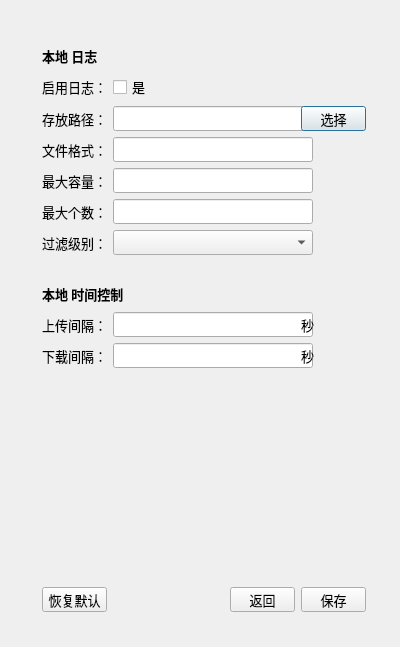
<?xml version="1.0" encoding="UTF-8"?>
<ui version="4.0">
 <class>DTSPageRunConfig</class>
 <widget class="QDialog" name="DTSPageRunConfig">
  <property name="windowModality">
   <enum>Qt::ApplicationModal</enum>
  </property>
  <property name="geometry">
   <rect>
    <x>0</x>
    <y>0</y>
    <width>400</width>
    <height>647</height>
   </rect>
  </property>
  <property name="minimumSize">
   <size>
    <width>400</width>
    <height>647</height>
   </size>
  </property>
  <property name="maximumSize">
   <size>
    <width>400</width>
    <height>647</height>
   </size>
  </property>
  <property name="font">
   <font>
    <family>微软雅黑</family>
    <pointsize>10</pointsize>
   </font>
  </property>
  <property name="windowTitle">
   <string>DTSRunConfig</string>
  </property>
  <widget class="QWidget" name="">
   <property name="geometry">
    <rect>
     <x>31</x>
     <y>32</y>
     <width>346</width>
     <height>591</height>
    </rect>
   </property>
   <layout class="QGridLayout" name="gridLayout3">
    <item row="0" column="0">
     <layout class="QGridLayout" name="gridLayout1">
      <item row="4" column="1">
       <widget class="QLineEdit" name="m_leLGMSIZ">
        <property name="minimumSize">
         <size>
          <width>200</width>
          <height>25</height>
         </size>
        </property>
        <property name="maximumSize">
         <size>
          <width>200</width>
          <height>25</height>
         </size>
        </property>
       </widget>
      </item>
      <item row="9" column="1">
       <widget class="QLineEdit" name="m_leTMUPLD">
        <property name="minimumSize">
         <size>
          <width>200</width>
          <height>25</height>
         </size>
        </property>
        <property name="maximumSize">
         <size>
          <width>200</width>
          <height>25</height>
         </size>
        </property>
       </widget>
      </item>
      <item row="1" column="0">
       <widget class="QLabel" name="m_lblLGENAB">
        <property name="minimumSize">
         <size>
          <width>65</width>
          <height>25</height>
         </size>
        </property>
        <property name="maximumSize">
         <size>
          <width>65</width>
          <height>25</height>
         </size>
        </property>
        <property name="text">
         <string>启用日志：</string>
        </property>
       </widget>
      </item>
      <item row="9" column="2">
       <widget class="QLabel" name="m_lblTMUPLDUNIT">
        <property name="minimumSize">
         <size>
          <width>20</width>
          <height>25</height>
         </size>
        </property>
        <property name="maximumSize">
         <size>
          <width>20</width>
          <height>25</height>
         </size>
        </property>
        <property name="text">
         <string>秒</string>
        </property>
       </widget>
      </item>
      <item row="2" column="1">
       <widget class="QLineEdit" name="m_leLGPATH">
        <property name="minimumSize">
         <size>
          <width>200</width>
          <height>25</height>
         </size>
        </property>
        <property name="maximumSize">
         <size>
          <width>200</width>
          <height>25</height>
         </size>
        </property>
       </widget>
      </item>
      <item row="2" column="0">
       <widget class="QLabel" name="m_lblLGPATH">
        <property name="minimumSize">
         <size>
          <width>65</width>
          <height>25</height>
         </size>
        </property>
        <property name="maximumSize">
         <size>
          <width>65</width>
          <height>25</height>
         </size>
        </property>
        <property name="text">
         <string>存放路径：</string>
        </property>
       </widget>
      </item>
      <item row="3" column="1">
       <widget class="QLineEdit" name="m_leLGNAME">
        <property name="minimumSize">
         <size>
          <width>200</width>
          <height>25</height>
         </size>
        </property>
        <property name="maximumSize">
         <size>
          <width>200</width>
          <height>25</height>
         </size>
        </property>
       </widget>
      </item>
      <item row="0" column="0">
       <widget class="QLabel" name="m_lblLG">
        <property name="minimumSize">
         <size>
          <width>0</width>
          <height>25</height>
         </size>
        </property>
        <property name="maximumSize">
         <size>
          <width>16777215</width>
          <height>25</height>
         </size>
        </property>
        <property name="font">
         <font>
          <weight>75</weight>
          <bold>true</bold>
         </font>
        </property>
        <property name="text">
         <string>本地 日志</string>
        </property>
       </widget>
      </item>
      <item row="1" column="1">
       <widget class="QCheckBox" name="m_cbLGENAB">
        <property name="text">
         <string>是</string>
        </property>
       </widget>
      </item>
      <item row="3" column="0">
       <widget class="QLabel" name="m_lblLGNAME">
        <property name="minimumSize">
         <size>
          <width>65</width>
          <height>25</height>
         </size>
        </property>
        <property name="maximumSize">
         <size>
          <width>65</width>
          <height>25</height>
         </size>
        </property>
        <property name="text">
         <string>文件格式：</string>
        </property>
       </widget>
      </item>
      <item row="4" column="0">
       <widget class="QLabel" name="m_lblLGMSIZ">
        <property name="minimumSize">
         <size>
          <width>65</width>
          <height>25</height>
         </size>
        </property>
        <property name="maximumSize">
         <size>
          <width>65</width>
          <height>25</height>
         </size>
        </property>
        <property name="text">
         <string>最大容量：</string>
        </property>
       </widget>
      </item>
      <item row="5" column="0">
       <widget class="QLabel" name="m_lblLGMCNT">
        <property name="minimumSize">
         <size>
          <width>65</width>
          <height>25</height>
         </size>
        </property>
        <property name="maximumSize">
         <size>
          <width>65</width>
          <height>25</height>
         </size>
        </property>
        <property name="text">
         <string>最大个数：</string>
        </property>
       </widget>
      </item>
      <item row="5" column="1">
       <widget class="QLineEdit" name="m_leLGMCNT">
        <property name="minimumSize">
         <size>
          <width>200</width>
          <height>25</height>
         </size>
        </property>
        <property name="maximumSize">
         <size>
          <width>200</width>
          <height>25</height>
         </size>
        </property>
       </widget>
      </item>
      <item row="6" column="1">
       <widget class="QComboBox" name="m_cbLGDLVL">
        <property name="minimumSize">
         <size>
          <width>200</width>
          <height>25</height>
         </size>
        </property>
        <property name="maximumSize">
         <size>
          <width>200</width>
          <height>25</height>
         </size>
        </property>
       </widget>
      </item>
      <item row="7" column="0">
       <spacer name="verticalSpacer1">
        <property name="orientation">
         <enum>Qt::Vertical</enum>
        </property>
        <property name="sizeHint" stdset="0">
         <size>
          <width>20</width>
          <height>20</height>
         </size>
        </property>
       </spacer>
      </item>
      <item row="2" column="2">
       <widget class="QPushButton" name="m_pbSelect">
        <property name="minimumSize">
         <size>
          <width>65</width>
          <height>25</height>
         </size>
        </property>
        <property name="maximumSize">
         <size>
          <width>65</width>
          <height>25</height>
         </size>
        </property>
        <property name="text">
         <string>选择</string>
        </property>
       </widget>
      </item>
      <item row="8" column="0" colspan="2">
       <widget class="QLabel" name="m_lblTM">
        <property name="minimumSize">
         <size>
          <width>0</width>
          <height>25</height>
         </size>
        </property>
        <property name="maximumSize">
         <size>
          <width>16777215</width>
          <height>25</height>
         </size>
        </property>
        <property name="font">
         <font>
          <weight>75</weight>
          <bold>true</bold>
         </font>
        </property>
        <property name="text">
         <string>本地 时间控制</string>
        </property>
       </widget>
      </item>
      <item row="6" column="0">
       <widget class="QLabel" name="m_lblLGDLVL">
        <property name="minimumSize">
         <size>
          <width>65</width>
          <height>25</height>
         </size>
        </property>
        <property name="maximumSize">
         <size>
          <width>65</width>
          <height>25</height>
         </size>
        </property>
        <property name="text">
         <string>过滤级别：</string>
        </property>
       </widget>
      </item>
      <item row="9" column="0">
       <widget class="QLabel" name="m_lblTMUPLD">
        <property name="minimumSize">
         <size>
          <width>65</width>
          <height>25</height>
         </size>
        </property>
        <property name="maximumSize">
         <size>
          <width>65</width>
          <height>25</height>
         </size>
        </property>
        <property name="text">
         <string>上传间隔：</string>
        </property>
       </widget>
      </item>
      <item row="10" column="0">
       <widget class="QLabel" name="m_lblTMDNLD">
        <property name="minimumSize">
         <size>
          <width>65</width>
          <height>25</height>
         </size>
        </property>
        <property name="maximumSize">
         <size>
          <width>65</width>
          <height>25</height>
         </size>
        </property>
        <property name="text">
         <string>下载间隔：</string>
        </property>
       </widget>
      </item>
      <item row="10" column="1">
       <widget class="QLineEdit" name="m_leTMDNLD">
        <property name="minimumSize">
         <size>
          <width>200</width>
          <height>25</height>
         </size>
        </property>
        <property name="maximumSize">
         <size>
          <width>200</width>
          <height>25</height>
         </size>
        </property>
       </widget>
      </item>
      <item row="10" column="2">
       <widget class="QLabel" name="m_lblTMDNLDUNIT">
        <property name="minimumSize">
         <size>
          <width>20</width>
          <height>25</height>
         </size>
        </property>
        <property name="maximumSize">
         <size>
          <width>20</width>
          <height>25</height>
         </size>
        </property>
        <property name="text">
         <string>秒</string>
        </property>
       </widget>
      </item>
     </layout>
    </item>
    <item row="2" column="0">
     <layout class="QGridLayout" name="gridLayout2">
      <item row="0" column="0">
       <widget class="QPushButton" name="m_pbUseDef">
        <property name="minimumSize">
         <size>
          <width>65</width>
          <height>25</height>
         </size>
        </property>
        <property name="maximumSize">
         <size>
          <width>65</width>
          <height>25</height>
         </size>
        </property>
        <property name="text">
         <string>恢复默认</string>
        </property>
       </widget>
      </item>
      <item row="0" column="1">
       <spacer name="horizontalSpacer">
        <property name="orientation">
         <enum>Qt::Horizontal</enum>
        </property>
        <property name="sizeHint" stdset="0">
         <size>
          <width>40</width>
          <height>20</height>
         </size>
        </property>
       </spacer>
      </item>
      <item row="0" column="2">
       <widget class="QPushButton" name="m_pbCancel">
        <property name="minimumSize">
         <size>
          <width>65</width>
          <height>25</height>
         </size>
        </property>
        <property name="maximumSize">
         <size>
          <width>65</width>
          <height>25</height>
         </size>
        </property>
        <property name="text">
         <string>返回</string>
        </property>
       </widget>
      </item>
      <item row="0" column="3">
       <widget class="QPushButton" name="m_pbCreate">
        <property name="minimumSize">
         <size>
          <width>65</width>
          <height>25</height>
         </size>
        </property>
        <property name="maximumSize">
         <size>
          <width>65</width>
          <height>25</height>
         </size>
        </property>
        <property name="text">
         <string>保存</string>
        </property>
       </widget>
      </item>
     </layout>
    </item>
    <item row="1" column="0">
     <spacer name="verticalSpacer2">
      <property name="orientation">
       <enum>Qt::Vertical</enum>
      </property>
      <property name="sizeHint" stdset="0">
       <size>
        <width>20</width>
        <height>40</height>
       </size>
      </property>
     </spacer>
    </item>
   </layout>
  </widget>
 </widget>
 <layoutdefault spacing="6" margin="11"/>
 <resources/>
 <connections/>
</ui>
